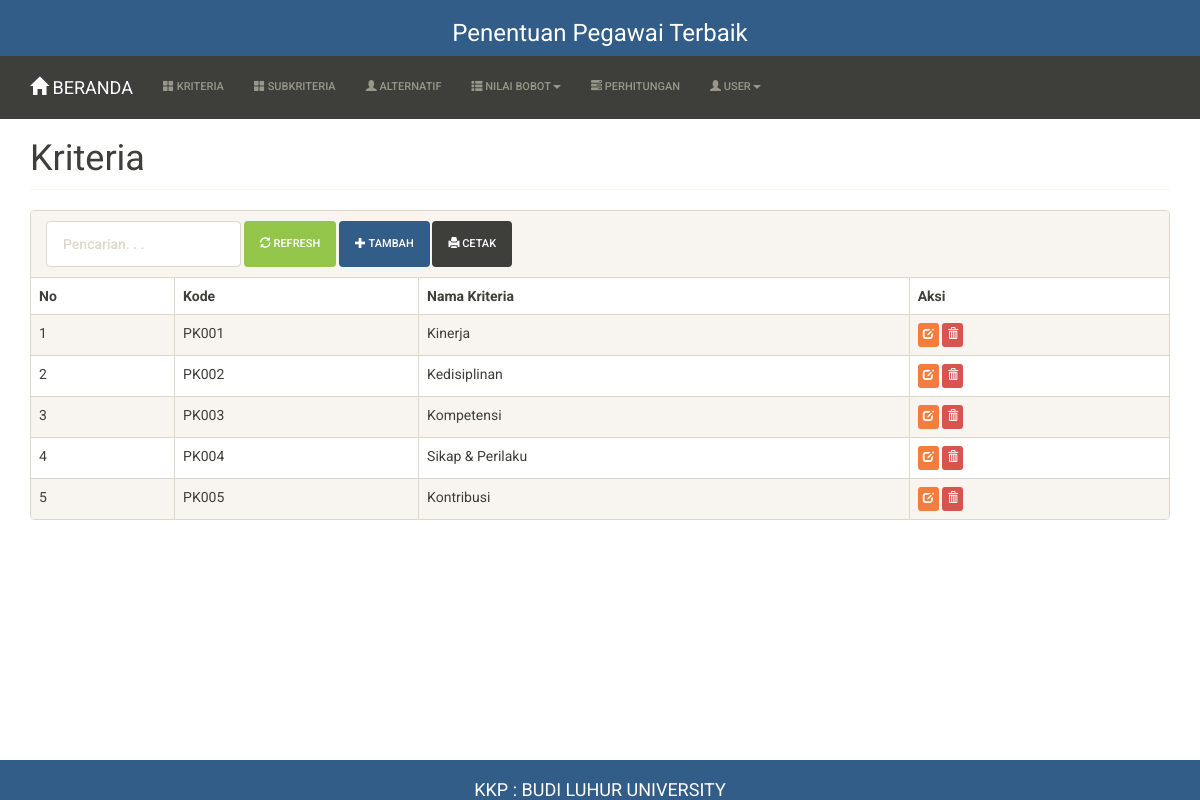
The page /index.php?m=kriteria (signed in) on the database its author committed.
### tables this page shows
CREATE TABLE `tb_kriteria`  (
  `kode_kriteria` varchar(16) NOT NULL,
  `nama_kriteria` varchar(256) NULL DEFAULT NULL,
  PRIMARY KEY (`kode_kriteria`) USING BTREE
);

### config.php (called while the page is built)
<?php
$config["server"] = 'localhost';
$config["username"] = 'root';
$config["password"] = 'password';
$config["database_name"] = 'pegawai_ahp';

### functions.php (called while the page is built, shortened)
<?php
include 'config.php';
include 'includes/db.php';
$db = new DB($config['server'], $config['username'], $config['password'], $config['database_name']);
include 'includes/general.php';

### includes/general.php (called while the page is built, shortened)
<?php
function esc_field($str)
{
    return addslashes($str);
}

### includes/db.php (called while the page is built, shortened)
<?php
class DB
{
    var $conn = null;
    public function __construct($host, $username, $passwd, $dbname)
    {
        $this->conn = mysqli_connect($host, $username, $passwd, $dbname);
    }
    public function query($sql)
    {
        $query = mysqli_query($this->conn, $sql) or die('<pre>Error mysqli_query: ' . mysqli_error($this->conn) . '<br />' . $sql . '</pre>');
        return $query;
    }
    public function get_results($sql)
    {
        $query = $this->query($sql);
        $arr = [];
        while ($row = mysqli_fetch_object($query)) {
            $arr[] = $row;
        }
        return $arr;
    }
}

### kriteria.php (the view, shortened to what this page needs)
<div class="page-header">
    <h1>Kriteria</h1>
</div>
<div class="panel panel-default">
    <div class="panel-heading">
        <form class="form-inline">
            <div class="form-group">
                <input class="form-control" type="text" placeholder="Pencarian. . ." name="q" value="<?= @isset($_GET['q'])?$_GET['q']:'' ?>" />
            </div>
            <div class="form-group">
                <button class="btn btn-success"><span class="glyphicon glyphicon-refresh"></span> Refresh</button>
            </div>
            <div class="form-group">
                <a class="btn btn-primary" href="?m=kriteria_tambah"><span class="glyphicon glyphicon-plus"></span> Tambah</a>
            </div>
            <div class="form-group">
                <a class="btn btn-default" href="cetak.php?m=kriteria&a=<?= isset($_GET['q'])?$_GET['q']:'' ?>" target="_blank"><span class="glyphicon glyphicon-print"></span> Cetak</a>
            </div>
        </form>
    </div>
    <div class="table-responsive">
        <table class="table table-bordered table-hover table-striped">
            <thead>
                <tr>
                    <th>No</th>
                    <th>Kode</th>
                    <th>Nama Kriteria</th>
                    <th>Aksi</th>
                </tr>
            </thead>
            <?php
            $q = esc_field(isset($_GET['q'])?$_GET['q']:'');
            $rows = $db->get_results("SELECT * FROM tb_kriteria WHERE nama_kriteria LIKE '%$q%' ORDER BY kode_kriteria");
            $no = 0;
            foreach ($rows as $row) : ?>
                <tr>
                    <td><?= ++$no ?></td>
                    <td><?= $row->kode_kriteria ?></td>
                    <td><?= $row->nama_kriteria ?></td>
                    <td>
                        <a class="btn btn-xs btn-warning" href="?m=kriteria_ubah&ID=<?= $row->kode_kriteria ?>"><span class="glyphicon glyphicon-edit"></span></a>
                        <a class="btn btn-xs btn-danger" href="aksi.php?act=kriteria_hapus&ID=<?= $row->kode_kriteria ?>" onclick="return confirm('Hapus data?')"><span class="glyphicon glyphicon-trash"></span></a>
                    </td>
                </tr>
            <?php endforeach ?>
        </table>
    </div>
</div>

### assets/css/general.css (style rules this page uses)
html { position: relative; min-height: 100%; }
body { margin-bottom: 70px; }
.page-header { margin-top: 0; padding-bottom: 0; }
.page-header h1 { margin-top: 0; }

### rows shown on the page
tb_kriteria: kode_kriteria "PK001", nama_kriteria "Kinerja"
tb_kriteria: kode_kriteria "PK002", nama_kriteria "Kedisiplinan"
tb_kriteria: kode_kriteria "PK003", nama_kriteria "Kompetensi"
tb_kriteria: kode_kriteria "PK004", nama_kriteria "Sikap & Perilaku"
tb_kriteria: kode_kriteria "PK005", nama_kriteria "Kontribusi"
